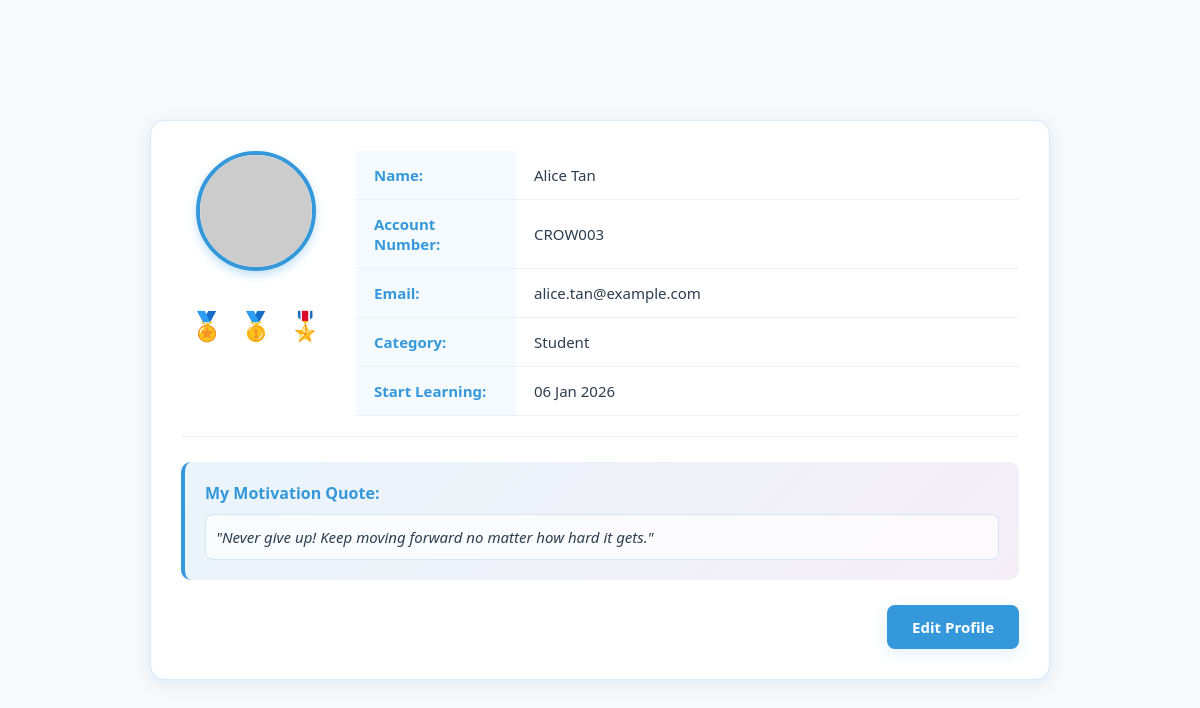
/user/profile.php (signed in), run on the app's committed database.
### tables this page shows
CREATE TABLE users (
    user_id INT AUTO_INCREMENT PRIMARY KEY,
    username VARCHAR(100) UNIQUE NOT NULL,
    email VARCHAR(150) UNIQUE NOT NULL,
    password VARCHAR(255) NOT NULL,
    full_name VARCHAR(150) NOT NULL,
    age INT NULL,
    role ENUM('user','admin','teacher','student') DEFAULT 'user',
    status ENUM('active','inactive','suspended') DEFAULT 'active',
    last_active DATETIME NULL,
    created_at TIMESTAMP DEFAULT CURRENT_TIMESTAMP,
    updated_at TIMESTAMP DEFAULT CURRENT_TIMESTAMP ON UPDATE CURRENT_TIMESTAMP
);

### user/profile.php (the view, shortened to what this page needs)
<?php
if (!isset($user) && isset($_SESSION['user_id'])) {
    require_once '../user/db_connect.php';
    $user_id = $_SESSION['user_id'];
    $sql = "SELECT user_id, username, email, full_name, role, created_at FROM users WHERE user_id = ?";
    $stmt = $conn->prepare($sql);
    $stmt->bind_param("i", $user_id);
    $stmt->execute();
    $result = $stmt->get_result();
    $user = $result->fetch_assoc();
    $profile_sql = "SELECT bio, profile_image, progress FROM user_profiles WHERE user_id = ?";
    $profile_stmt = $conn->prepare($profile_sql);
    $profile_stmt->bind_param("i", $user_id);
    $profile_stmt->execute();
    $profile_result = $profile_stmt->get_result();
    $user_profile = $profile_result->fetch_assoc();
}
$display_name = $user['full_name'] ?? $user['username'] ?? 'User';
$email = $user['email'] ?? '';
$account_number = 'CROW' . str_pad($user['user_id'] ?? '001', 3, '0', STR_PAD_LEFT);
$category = ucfirst($user['role'] ?? 'Student');
$start_date_display = $user['created_at'] ? date('d M Y', strtotime($user['created_at'])) : '01 Jan 2020';
$motivation_quote = '"Never give up! Keep moving forward no matter how hard it gets."';
if (!empty($user_profile['profile_image'])) {
    $profile_image = '../uploads/profiles/' . $user_profile['profile_image'];
    if (!file_exists($profile_image)) {
        $profile_image = 'https://i.pravatar.cc/150?img=12';
    }
} else {
    $profile_image = 'https://i.pravatar.cc/150?img=12';
}
?>
<!DOCTYPE html>
<html lang="en">
<head>
    <link rel="stylesheet" href="https://cdnjs.cloudflare.com/ajax/libs/font-awesome/6.4.0/css/all.min.css">
    <link rel="stylesheet" href="../css/profile.css">
</head>
<body>
    <div class="container">
        <div class="profile-container">
            <div class="profile-view" id="profileView">
                <div class="profile-header">
                    <div class="profile-sidebar">
                        <img src="<?php echo htmlspecialchars($profile_image); ?>" class="profile-avatar" id="profileAvatar">
                        <div class="profile-badges">
                            <span>🏅</span>
                            <span>🥇</span>
                            <span>🎖️</span>
                        </div>
                    </div>
                    <div class="profile-details">
                        <table>
                            <tr>
                                <td>Name:</td>
                                <td id="viewName"><?php echo htmlspecialchars($display_name); ?></td>
                            </tr>
                            <tr>
                                <td>Account Number:</td>
                                <td id="viewAccount"><?php echo htmlspecialchars($account_number); ?></td>
                            </tr>
                            <tr>
                                <td>Email:</td>
                                <td id="viewEmail"><?php echo htmlspecialchars($email); ?></td>
                            </tr>
                            <tr>
                                <td>Category:</td>
                                <td id="viewCategory"><?php echo htmlspecialchars($category); ?></td>
                            </tr>
                            <tr>
                                <td>Start Learning:</td>
                                <td id="viewStartDate"><?php echo htmlspecialchars($start_date_display); ?></td>
                            </tr>
                        </table>
                    </div>
                </div>
                <div class="quote-section">
                    <div class="quote-label">My Motivation Quote:</div>
                    <div class="quote-content" id="viewQuote"><?php echo htmlspecialchars($motivation_quote); ?></div>
                </div>
                <div class="profile-footer">
                    <button class="edit-profile-btn" id="editProfileBtn">Edit Profile</button>
                </div>
            </div>
        </div>
    </div>
</body>
</html>

### css/profile.css (style rules this page uses)
* { margin: 0; padding: 0; box-sizing: border-box; font-family: 'Segoe UI', Tahoma, Geneva, Verdana, sans-serif; }
:root { --primary: #3498db; --secondary: #2980b9; --accent: #e74c3c; --light: #ffffff; --dark: #2c3e50; --gray: #7f8c8d; --light-gray: #ecf0f1; --shadow: 0 4px 15px rgba(52, 152, 219, 0.15); --transition: all 0.3s ease; --bg-color: #f8f9fa; --text-color: #2c3e50; --card-bg: #ffffff; }
body { background: var(--bg-color); color: var(--text-color); min-height: 100vh; display: flex; justify-content: center; align-items: center; padding: 20px; transition: var(--transition); }
.container { width: 100%; max-width: 900px; margin: 0 auto; }
.profile-container { background: var(--card-bg); padding: 30px; border-radius: 15px; box-shadow: var(--shadow); border: 1px solid rgba(52, 152, 219, 0.2); transition: var(--transition); }
.profile-header { display: flex; gap: 25px; padding-bottom: 20px; margin-bottom: 20px; border-bottom: 1px solid var(--light-gray); }
.profile-sidebar { flex-basis: 150px; text-align: center; flex-shrink: 0; }
.profile-avatar { width: 120px; height: 120px; border-radius: 50%; object-fit: cover; margin: 0 auto 15px; border: 4px solid var(--primary); box-shadow: 0 4px 10px rgba(52, 152, 219, 0.3); }
.profile-badges { margin-top: 15px; }
.profile-badges span { font-size: 28px; margin: 0 5px; cursor: pointer; transition: var(--transition); }
.profile-details { flex-grow: 1; }
.profile-details table { width: 100%; border-collapse: collapse; font-size: 15px; }
.profile-details tr { border-bottom: 1px solid var(--light-gray); }
.profile-details td { padding: 14px 18px; vertical-align: middle; }
.profile-details td:first-child { font-weight: 600; width: 160px; background-color: rgba(52, 152, 219, 0.05); color: var(--primary); }
.profile-footer { display: flex; justify-content: flex-end; gap: 15px; }
.edit-profile-btn, .save-profile-btn, .cancel-btn { padding: 12px 25px; border: none; border-radius: 8px; cursor: pointer; transition: var(--transition); font-weight: 600; font-size: 15px; box-shadow: var(--shadow); }
.edit-profile-btn { background: var(--primary); color: white; }
.quote-section { margin: 25px 0; padding: 20px; background: linear-gradient(135deg, rgba(52, 152, 219, 0.1) 0%, rgba(155, 89, 182, 0.1) 100%); border-radius: 10px; border-left: 4px solid var(--primary); }
.quote-label { font-weight: 600; color: var(--primary); margin-bottom: 10px; font-size: 16px; }
.quote-content { font-style: italic; color: var(--text-color); line-height: 1.6; font-size: 15px; padding: 10px; background: rgba(255, 255, 255, 0.7); border-radius: 8px; border: 1px solid rgba(52, 152, 219, 0.2); }

### data on the page
users: full_name "Alice Tan", user_id "CROW003", email "alice.tan@example.com", role "Student", created_at "06 Jan 2026"

### other printed values
$motivation_quote "\"Never give up! Keep moving forward no matter how hard it gets.\""
